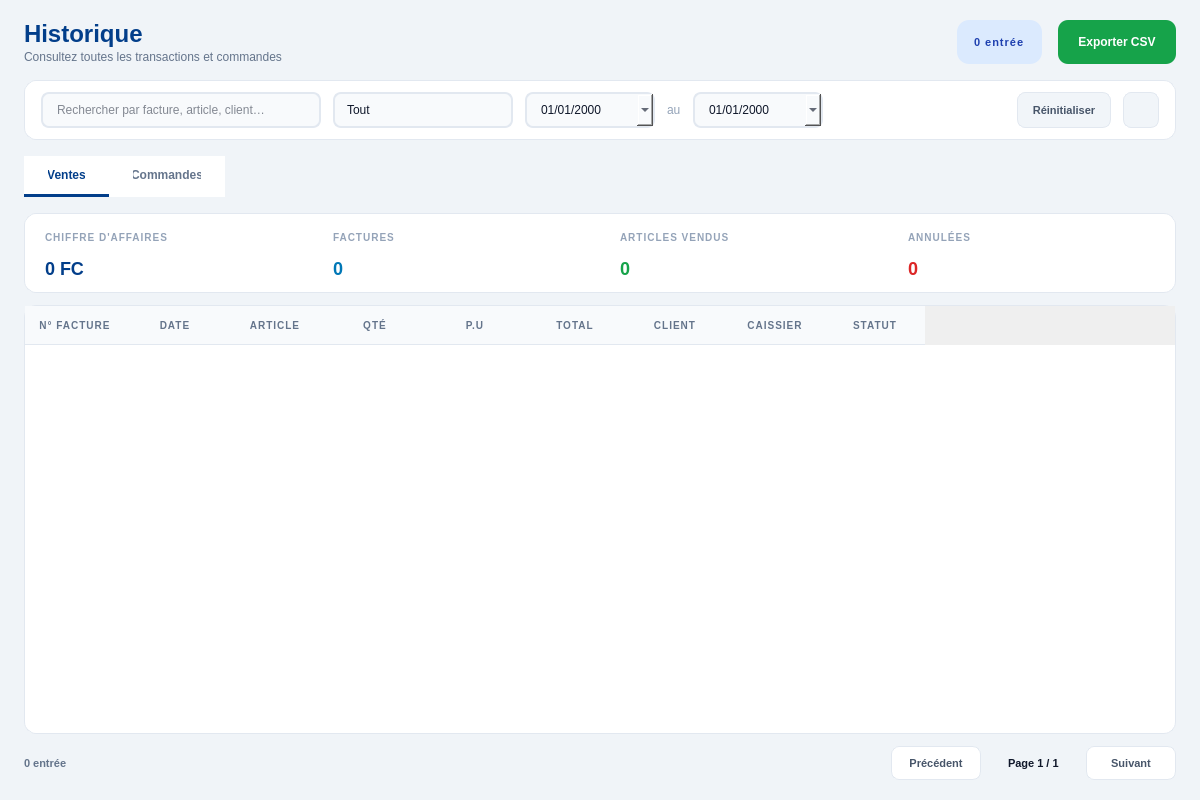
<?xml version="1.0" encoding="UTF-8"?>
<ui version="4.0">
 <class>PageHistorique</class>
 <widget class="QWidget" name="PageHistorique">
  <property name="geometry">
   <rect>
    <x>0</x>
    <y>0</y>
    <width>1200</width>
    <height>800</height>
   </rect>
  </property>
  <property name="styleSheet">
   <string notr="true">QWidget#PageHistorique { background: #f0f4f8; }
QWidget#PageHistorique QLabel { background: transparent; }</string>
  </property>
  <layout class="QVBoxLayout" name="mainLayout">
   <property name="spacing">
    <number>16</number>
   </property>
   <property name="leftMargin">
    <number>24</number>
   </property>
   <property name="topMargin">
    <number>20</number>
   </property>
   <property name="rightMargin">
    <number>24</number>
   </property>
   <property name="bottomMargin">
    <number>20</number>
   </property>
   <item>
    <layout class="QHBoxLayout" name="headerRow">
     <item>
      <layout class="QVBoxLayout" name="headerTitleBox">
       <property name="spacing">
        <number>2</number>
       </property>
       <item>
        <widget class="QLabel" name="lbl_title">
         <property name="styleSheet">
          <string notr="true">color: #023E8A; font-size: 24px; font-weight: 800; background: transparent;</string>
         </property>
         <property name="text">
          <string>Historique</string>
         </property>
        </widget>
       </item>
       <item>
        <widget class="QLabel" name="lbl_subtitle">
         <property name="styleSheet">
          <string notr="true">color: #64748b; font-size: 12px; background: transparent;</string>
         </property>
         <property name="text">
          <string>Consultez toutes les transactions et commandes</string>
         </property>
        </widget>
       </item>
      </layout>
     </item>
     <item>
      <spacer name="headerSpacer">
       <property name="orientation">
        <enum>Qt::Orientation::Horizontal</enum>
       </property>
       <property name="sizeHint" stdset="0">
        <size>
         <width>40</width>
         <height>20</height>
        </size>
       </property>
      </spacer>
     </item>
     <item>
      <widget class="QLabel" name="lbl_count_badge">
       <property name="styleSheet">
        <string notr="true">background: #dbeafe; color: #1e40af; font-size: 11px; font-weight: 800; padding: 8px 14px; border-radius: 12px; letter-spacing: 1px;</string>
       </property>
       <property name="text">
        <string>0 entrée</string>
       </property>
      </widget>
     </item>
     <item>
      <widget class="QPushButton" name="btn_export_csv">
       <property name="minimumSize">
        <size>
         <width>0</width>
         <height>44</height>
        </size>
       </property>
       <property name="cursor">
        <cursorShape>PointingHandCursor</cursorShape>
       </property>
       <property name="styleSheet">
        <string notr="true">QPushButton { background: #16A34A; color: #ffffff; border: none; border-radius: 10px; font-size: 12px; font-weight: 800; padding: 0 20px; }
QPushButton:hover { background: #15803d; }</string>
       </property>
       <property name="text">
        <string>Exporter CSV</string>
       </property>
       <property name="icon">
        <iconset resource="../Icon.qrc">
         <normaloff>:/Icon/Icons/download.svg</normaloff>:/Icon/Icons/download.svg</iconset>
       </property>
       <property name="iconSize">
        <size>
         <width>16</width>
         <height>16</height>
        </size>
       </property>
      </widget>
     </item>
    </layout>
   </item>
   <item>
    <widget class="QFrame" name="toolbar">
     <property name="minimumSize">
      <size>
       <width>0</width>
       <height>60</height>
      </size>
     </property>
     <property name="styleSheet">
      <string notr="true">QFrame#toolbar { background: #ffffff; border: 1px solid #e2e8f0; border-radius: 12px; }</string>
     </property>
     <layout class="QHBoxLayout" name="toolbarLayout">
      <property name="spacing">
       <number>12</number>
      </property>
      <property name="leftMargin">
       <number>16</number>
      </property>
      <property name="rightMargin">
       <number>16</number>
      </property>
      <item>
       <widget class="QLineEdit" name="inp_search">
        <property name="minimumSize">
         <size>
          <width>280</width>
          <height>36</height>
         </size>
        </property>
        <property name="styleSheet">
         <string notr="true">QLineEdit { background: #f8fafc; border: 1.5px solid #e2e8f0; border-radius: 8px; padding: 6px 12px; font-size: 12px; color: #0f172a; }
QLineEdit:focus { border-color: #0077B6; background: #ffffff; }</string>
        </property>
        <property name="placeholderText">
         <string>Rechercher par facture, article, client…</string>
        </property>
       </widget>
      </item>
      <item>
       <widget class="QComboBox" name="combo_periode">
        <property name="minimumSize">
         <size>
          <width>180</width>
          <height>36</height>
         </size>
        </property>
        <property name="styleSheet">
         <string notr="true">QComboBox { background: #f8fafc; border: 1.5px solid #e2e8f0; border-radius: 8px; padding: 6px 12px; font-size: 12px; color: #0f172a; }
QComboBox::drop-down { border: none; width: 24px; }
QComboBox QAbstractItemView { background: #ffffff; color: #0f172a; selection-background-color: #e0f2fe; selection-color: #0f172a; }
QComboBox::drop-down { border: none; width: 26px; }
QComboBox::down-arrow {
    image: url(:/Icon/Icons/chevron-down.svg);
    width: 12px; height: 12px;
}</string>
        </property>
        <item>
         <property name="text">
          <string>Tout</string>
         </property>
        </item>
        <item>
         <property name="text">
          <string>Aujourd'hui</string>
         </property>
        </item>
        <item>
         <property name="text">
          <string>7 derniers jours</string>
         </property>
        </item>
        <item>
         <property name="text">
          <string>30 derniers jours</string>
         </property>
        </item>
        <item>
         <property name="text">
          <string>3 derniers mois</string>
         </property>
        </item>
        <item>
         <property name="text">
          <string>Cette année</string>
         </property>
        </item>
        <item>
         <property name="text">
          <string>Personnalisé</string>
         </property>
        </item>
       </widget>
      </item>
      <item>
       <widget class="QDateEdit" name="date_debut">
        <property name="minimumSize">
         <size>
          <width>130</width>
          <height>36</height>
         </size>
        </property>
        <property name="visible">
         <bool>false</bool>
        </property>
        <property name="styleSheet">
         <string notr="true">QDateEdit { background: #f8fafc; border: 1.5px solid #e2e8f0; border-radius: 8px; padding: 6px 12px; font-size: 12px; color: #0f172a; }</string>
        </property>
        <property name="displayFormat">
         <string>dd/MM/yyyy</string>
        </property>
        <property name="calendarPopup">
         <bool>true</bool>
        </property>
       </widget>
      </item>
      <item>
       <widget class="QLabel" name="lbl_au">
        <property name="visible">
         <bool>false</bool>
        </property>
        <property name="styleSheet">
         <string notr="true">color: #94a3b8; font-size: 12px; background: transparent;</string>
        </property>
        <property name="text">
         <string>au</string>
        </property>
       </widget>
      </item>
      <item>
       <widget class="QDateEdit" name="date_fin">
        <property name="minimumSize">
         <size>
          <width>130</width>
          <height>36</height>
         </size>
        </property>
        <property name="visible">
         <bool>false</bool>
        </property>
        <property name="styleSheet">
         <string notr="true">QDateEdit { background: #f8fafc; border: 1.5px solid #e2e8f0; border-radius: 8px; padding: 6px 12px; font-size: 12px; color: #0f172a; }</string>
        </property>
        <property name="displayFormat">
         <string>dd/MM/yyyy</string>
        </property>
        <property name="calendarPopup">
         <bool>true</bool>
        </property>
       </widget>
      </item>
      <item>
       <spacer name="toolbarSpacer">
        <property name="orientation">
         <enum>Qt::Orientation::Horizontal</enum>
        </property>
        <property name="sizeHint" stdset="0">
         <size>
          <width>40</width>
          <height>20</height>
         </size>
        </property>
       </spacer>
      </item>
      <item>
       <widget class="QPushButton" name="btn_reset">
        <property name="minimumSize">
         <size>
          <width>0</width>
          <height>36</height>
         </size>
        </property>
        <property name="cursor">
         <cursorShape>PointingHandCursor</cursorShape>
        </property>
        <property name="styleSheet">
         <string notr="true">QPushButton { background: #f1f5f9; color: #475569; border: 1px solid #e2e8f0; border-radius: 8px; font-size: 11px; font-weight: 700; padding: 0 14px; }
QPushButton:hover { background: #e2e8f0; }</string>
        </property>
        <property name="text">
         <string>Réinitialiser</string>
        </property>
       </widget>
      </item>
      <item>
       <widget class="QPushButton" name="btn_refresh">
        <property name="minimumSize">
         <size>
          <width>36</width>
          <height>36</height>
         </size>
        </property>
        <property name="maximumSize">
         <size>
          <width>36</width>
          <height>36</height>
         </size>
        </property>
        <property name="cursor">
         <cursorShape>PointingHandCursor</cursorShape>
        </property>
        <property name="toolTip">
         <string>Rafraîchir</string>
        </property>
        <property name="styleSheet">
         <string notr="true">QPushButton { background: #f1f5f9; border: 1px solid #e2e8f0; border-radius: 8px; }
QPushButton:hover { background: #e2e8f0; }</string>
        </property>
        <property name="icon">
         <iconset resource="../Icon.qrc">
          <normaloff>:/Icon/Icons/refresh.svg</normaloff>:/Icon/Icons/refresh.svg</iconset>
        </property>
        <property name="iconSize">
         <size>
          <width>16</width>
          <height>16</height>
         </size>
        </property>
       </widget>
      </item>
     </layout>
    </widget>
   </item>
   <item>
    <widget class="QTabWidget" name="tabs">
     <property name="styleSheet">
      <string notr="true">QTabWidget::pane { background: #f0f4f8; border: none; }
QTabBar { background: #ffffff; }
QTabBar::tab { background: #ffffff; color: #64748b; padding: 12px 24px; font-size: 12px; font-weight: 700; border: none; border-bottom: 3px solid transparent; }
QTabBar::tab:selected { color: #023E8A; border-bottom: 3px solid #023E8A; }
QTabBar::tab:hover:!selected { color: #0077B6; }</string>
     </property>
     <property name="currentIndex">
      <number>0</number>
     </property>
     <widget class="QWidget" name="tab_ventes">
      <property name="styleSheet">
       <string notr="true">QWidget#tab_ventes { background: #f0f4f8; }</string>
      </property>
      <attribute name="title">
       <string>Ventes</string>
      </attribute>
      <layout class="QVBoxLayout" name="tabVentesLayout">
       <property name="spacing">
        <number>12</number>
       </property>
       <property name="leftMargin">
        <number>0</number>
       </property>
       <property name="topMargin">
        <number>16</number>
       </property>
       <property name="rightMargin">
        <number>0</number>
       </property>
       <property name="bottomMargin">
        <number>0</number>
       </property>
       <item>
        <widget class="QFrame" name="stats_ventes">
         <property name="minimumSize">
          <size>
           <width>0</width>
           <height>80</height>
          </size>
         </property>
         <property name="styleSheet">
          <string notr="true">QFrame#stats_ventes { background: #ffffff; border: 1px solid #e2e8f0; border-radius: 12px; }</string>
         </property>
         <layout class="QHBoxLayout" name="statsVentesLayout">
          <property name="spacing">
           <number>40</number>
          </property>
          <property name="leftMargin">
           <number>20</number>
          </property>
          <property name="rightMargin">
           <number>20</number>
          </property>
          <item>
           <layout class="QVBoxLayout" name="statCA">
            <property name="spacing">
             <number>2</number>
            </property>
            <item>
             <widget class="QLabel" name="lbl_ca_titre">
              <property name="styleSheet">
               <string notr="true">color: #94a3b8; font-size: 10px; font-weight: 800; letter-spacing: 1px; background: transparent;</string>
              </property>
              <property name="text">
               <string>CHIFFRE D'AFFAIRES</string>
              </property>
             </widget>
            </item>
            <item>
             <widget class="QLabel" name="lbl_ca_valeur">
              <property name="styleSheet">
               <string notr="true">color: #023E8A; font-size: 18px; font-weight: 800; background: transparent;</string>
              </property>
              <property name="text">
               <string>0 FC</string>
              </property>
             </widget>
            </item>
           </layout>
          </item>
          <item>
           <layout class="QVBoxLayout" name="statFact">
            <property name="spacing">
             <number>2</number>
            </property>
            <item>
             <widget class="QLabel" name="lbl_fact_titre">
              <property name="styleSheet">
               <string notr="true">color: #94a3b8; font-size: 10px; font-weight: 800; letter-spacing: 1px; background: transparent;</string>
              </property>
              <property name="text">
               <string>FACTURES</string>
              </property>
             </widget>
            </item>
            <item>
             <widget class="QLabel" name="lbl_fact_valeur">
              <property name="styleSheet">
               <string notr="true">color: #0077B6; font-size: 18px; font-weight: 800; background: transparent;</string>
              </property>
              <property name="text">
               <string>0</string>
              </property>
             </widget>
            </item>
           </layout>
          </item>
          <item>
           <layout class="QVBoxLayout" name="statArticles">
            <property name="spacing">
             <number>2</number>
            </property>
            <item>
             <widget class="QLabel" name="lbl_articles_titre">
              <property name="styleSheet">
               <string notr="true">color: #94a3b8; font-size: 10px; font-weight: 800; letter-spacing: 1px; background: transparent;</string>
              </property>
              <property name="text">
               <string>ARTICLES VENDUS</string>
              </property>
             </widget>
            </item>
            <item>
             <widget class="QLabel" name="lbl_articles_valeur">
              <property name="styleSheet">
               <string notr="true">color: #16A34A; font-size: 18px; font-weight: 800; background: transparent;</string>
              </property>
              <property name="text">
               <string>0</string>
              </property>
             </widget>
            </item>
           </layout>
          </item>
          <item>
           <layout class="QVBoxLayout" name="statAnnul">
            <property name="spacing">
             <number>2</number>
            </property>
            <item>
             <widget class="QLabel" name="lbl_annul_titre">
              <property name="styleSheet">
               <string notr="true">color: #94a3b8; font-size: 10px; font-weight: 800; letter-spacing: 1px; background: transparent;</string>
              </property>
              <property name="text">
               <string>ANNULÉES</string>
              </property>
             </widget>
            </item>
            <item>
             <widget class="QLabel" name="lbl_annul_valeur">
              <property name="styleSheet">
               <string notr="true">color: #DC2626; font-size: 18px; font-weight: 800; background: transparent;</string>
              </property>
              <property name="text">
               <string>0</string>
              </property>
             </widget>
            </item>
           </layout>
          </item>
         </layout>
        </widget>
       </item>
       <item>
        <widget class="QTableWidget" name="table_ventes">
         <property name="contextMenuPolicy">
          <enum>Qt::ContextMenuPolicy::CustomContextMenu</enum>
         </property>
         <property name="styleSheet">
          <string notr="true">QTableWidget { background: #ffffff; border: 1px solid #e2e8f0; border-radius: 12px; gridline-color: transparent; color: #0f172a; alternate-background-color: #f8fafc; }
QTableWidget::item { padding: 8px; border-bottom: 1px solid #f1f5f9; }
QTableWidget::item:selected { background: #e0f2fe; color: #0f172a; }
QHeaderView::section { background: #f8fafc; color: #64748b; padding: 10px; border: none; border-bottom: 1px solid #e2e8f0; font-size: 10px; font-weight: 800; letter-spacing: 1px; }</string>
         </property>
         <property name="editTriggers">
          <set>QAbstractItemView::EditTrigger::NoEditTriggers</set>
         </property>
         <property name="alternatingRowColors">
          <bool>true</bool>
         </property>
         <property name="selectionMode">
          <enum>QAbstractItemView::SelectionMode::SingleSelection</enum>
         </property>
         <property name="selectionBehavior">
          <enum>QAbstractItemView::SelectionBehavior::SelectRows</enum>
         </property>
         <property name="showGrid">
          <bool>false</bool>
         </property>
         <column>
          <property name="text">
           <string>N° FACTURE</string>
          </property>
         </column>
         <column>
          <property name="text">
           <string>DATE</string>
          </property>
         </column>
         <column>
          <property name="text">
           <string>ARTICLE</string>
          </property>
         </column>
         <column>
          <property name="text">
           <string>QTÉ</string>
          </property>
         </column>
         <column>
          <property name="text">
           <string>P.U</string>
          </property>
         </column>
         <column>
          <property name="text">
           <string>TOTAL</string>
          </property>
         </column>
         <column>
          <property name="text">
           <string>CLIENT</string>
          </property>
         </column>
         <column>
          <property name="text">
           <string>CAISSIER</string>
          </property>
         </column>
         <column>
          <property name="text">
           <string>STATUT</string>
          </property>
         </column>
        </widget>
       </item>
       <item>
        <layout class="QHBoxLayout" name="paginationVentesRow">
         <item>
          <widget class="QLabel" name="lbl_total_ventes">
           <property name="styleSheet">
            <string notr="true">color: #64748b; font-size: 11px; font-weight: 600; background: transparent;</string>
           </property>
           <property name="text">
            <string>0 entrée</string>
           </property>
          </widget>
         </item>
         <item>
          <spacer name="paginationVentesSpacer">
           <property name="orientation">
            <enum>Qt::Orientation::Horizontal</enum>
           </property>
           <property name="sizeHint" stdset="0">
            <size>
             <width>40</width>
             <height>20</height>
            </size>
           </property>
          </spacer>
         </item>
         <item>
          <widget class="QPushButton" name="btn_prev_v">
           <property name="minimumSize">
            <size>
             <width>90</width>
             <height>34</height>
            </size>
           </property>
           <property name="cursor">
            <cursorShape>PointingHandCursor</cursorShape>
           </property>
           <property name="styleSheet">
            <string notr="true">QPushButton { background: #ffffff; color: #475569; border: 1px solid #e2e8f0; border-radius: 8px; font-size: 11px; font-weight: 700; padding: 0 12px; }
QPushButton:hover { background: #f1f5f9; }
QPushButton:disabled { color: #cbd5e1; }</string>
           </property>
           <property name="text">
            <string>Précédent</string>
           </property>
           <property name="icon">
            <iconset resource="../Icon.qrc">
             <normaloff>:/Icon/Icons/chevron-left.svg</normaloff>:/Icon/Icons/chevron-left.svg</iconset>
           </property>
           <property name="iconSize">
            <size>
             <width>14</width>
             <height>14</height>
            </size>
           </property>
          </widget>
         </item>
         <item>
          <widget class="QLabel" name="lbl_page_v">
           <property name="styleSheet">
            <string notr="true">color: #0f172a; font-size: 11px; font-weight: 700; padding: 0 12px; background: transparent;</string>
           </property>
           <property name="text">
            <string>Page 1 / 1</string>
           </property>
          </widget>
         </item>
         <item>
          <widget class="QPushButton" name="btn_next_v">
           <property name="minimumSize">
            <size>
             <width>90</width>
             <height>34</height>
            </size>
           </property>
           <property name="cursor">
            <cursorShape>PointingHandCursor</cursorShape>
           </property>
           <property name="layoutDirection">
            <enum>Qt::LayoutDirection::RightToLeft</enum>
           </property>
           <property name="styleSheet">
            <string notr="true">QPushButton { background: #ffffff; color: #475569; border: 1px solid #e2e8f0; border-radius: 8px; font-size: 11px; font-weight: 700; padding: 0 12px; }
QPushButton:hover { background: #f1f5f9; }
QPushButton:disabled { color: #cbd5e1; }</string>
           </property>
           <property name="text">
            <string>Suivant</string>
           </property>
           <property name="icon">
            <iconset resource="../Icon.qrc">
             <normaloff>:/Icon/Icons/chevron-right.svg</normaloff>:/Icon/Icons/chevron-right.svg</iconset>
           </property>
           <property name="iconSize">
            <size>
             <width>14</width>
             <height>14</height>
            </size>
           </property>
          </widget>
         </item>
        </layout>
       </item>
      </layout>
     </widget>
     <widget class="QWidget" name="tab_commandes">
      <property name="styleSheet">
       <string notr="true">QWidget#tab_commandes { background: #f0f4f8; }</string>
      </property>
      <attribute name="title">
       <string>Commandes</string>
      </attribute>
      <layout class="QVBoxLayout" name="tabCommandesLayout">
       <property name="spacing">
        <number>12</number>
       </property>
       <property name="leftMargin">
        <number>0</number>
       </property>
       <property name="topMargin">
        <number>16</number>
       </property>
       <property name="rightMargin">
        <number>0</number>
       </property>
       <property name="bottomMargin">
        <number>0</number>
       </property>
       <item>
        <widget class="QTableWidget" name="table_commandes">
         <property name="styleSheet">
          <string notr="true">QTableWidget { background: #ffffff; border: 1px solid #e2e8f0; border-radius: 12px; gridline-color: transparent; color: #0f172a; alternate-background-color: #f8fafc; }
QTableWidget::item { padding: 8px; border-bottom: 1px solid #f1f5f9; }
QTableWidget::item:selected { background: #e0f2fe; color: #0f172a; }
QHeaderView::section { background: #f8fafc; color: #64748b; padding: 10px; border: none; border-bottom: 1px solid #e2e8f0; font-size: 10px; font-weight: 800; letter-spacing: 1px; }</string>
         </property>
         <property name="alternatingRowColors">
          <bool>true</bool>
         </property>
         <property name="selectionBehavior">
          <enum>QAbstractItemView::SelectionBehavior::SelectRows</enum>
         </property>
         <property name="showGrid">
          <bool>false</bool>
         </property>
         <column>
          <property name="text">
           <string>N° COMMANDE</string>
          </property>
         </column>
         <column>
          <property name="text">
           <string>DATE</string>
          </property>
         </column>
         <column>
          <property name="text">
           <string>ARTICLE</string>
          </property>
         </column>
         <column>
          <property name="text">
           <string>CATÉGORIE</string>
          </property>
         </column>
         <column>
          <property name="text">
           <string>QTÉ</string>
          </property>
         </column>
         <column>
          <property name="text">
           <string>P.U</string>
          </property>
         </column>
         <column>
          <property name="text">
           <string>TOTAL</string>
          </property>
         </column>
         <column>
          <property name="text">
           <string>FOURNISSEUR</string>
          </property>
         </column>
        </widget>
       </item>
       <item>
        <layout class="QHBoxLayout" name="paginationCommandesRow">
         <item>
          <widget class="QLabel" name="lbl_total_commandes">
           <property name="styleSheet">
            <string notr="true">color: #64748b; font-size: 11px; font-weight: 600; background: transparent;</string>
           </property>
           <property name="text">
            <string>0 entrée</string>
           </property>
          </widget>
         </item>
         <item>
          <spacer name="paginationCommandesSpacer">
           <property name="orientation">
            <enum>Qt::Orientation::Horizontal</enum>
           </property>
           <property name="sizeHint" stdset="0">
            <size>
             <width>40</width>
             <height>20</height>
            </size>
           </property>
          </spacer>
         </item>
         <item>
          <widget class="QPushButton" name="btn_prev_c">
           <property name="minimumSize">
            <size>
             <width>90</width>
             <height>34</height>
            </size>
           </property>
           <property name="cursor">
            <cursorShape>PointingHandCursor</cursorShape>
           </property>
           <property name="styleSheet">
            <string notr="true">QPushButton { background: #ffffff; color: #475569; border: 1px solid #e2e8f0; border-radius: 8px; font-size: 11px; font-weight: 700; padding: 0 12px; }
QPushButton:hover { background: #f1f5f9; }
QPushButton:disabled { color: #cbd5e1; }</string>
           </property>
           <property name="text">
            <string>Précédent</string>
           </property>
           <property name="icon">
            <iconset resource="../Icon.qrc">
             <normaloff>:/Icon/Icons/chevron-left.svg</normaloff>:/Icon/Icons/chevron-left.svg</iconset>
           </property>
           <property name="iconSize">
            <size>
             <width>14</width>
             <height>14</height>
            </size>
           </property>
          </widget>
         </item>
         <item>
          <widget class="QLabel" name="lbl_page_c">
           <property name="styleSheet">
            <string notr="true">color: #0f172a; font-size: 11px; font-weight: 700; padding: 0 12px; background: transparent;</string>
           </property>
           <property name="text">
            <string>Page 1 / 1</string>
           </property>
          </widget>
         </item>
         <item>
          <widget class="QPushButton" name="btn_next_c">
           <property name="minimumSize">
            <size>
             <width>90</width>
             <height>34</height>
            </size>
           </property>
           <property name="cursor">
            <cursorShape>PointingHandCursor</cursorShape>
           </property>
           <property name="layoutDirection">
            <enum>Qt::LayoutDirection::RightToLeft</enum>
           </property>
           <property name="styleSheet">
            <string notr="true">QPushButton { background: #ffffff; color: #475569; border: 1px solid #e2e8f0; border-radius: 8px; font-size: 11px; font-weight: 700; padding: 0 12px; }
QPushButton:hover { background: #f1f5f9; }
QPushButton:disabled { color: #cbd5e1; }</string>
           </property>
           <property name="text">
            <string>Suivant</string>
           </property>
           <property name="icon">
            <iconset resource="../Icon.qrc">
             <normaloff>:/Icon/Icons/chevron-right.svg</normaloff>:/Icon/Icons/chevron-right.svg</iconset>
           </property>
           <property name="iconSize">
            <size>
             <width>14</width>
             <height>14</height>
            </size>
           </property>
          </widget>
         </item>
        </layout>
       </item>
      </layout>
     </widget>
    </widget>
   </item>
  </layout>
 </widget>
 <resources>
  <include location="../Icon.qrc"/>
 </resources>
 <connections/>
</ui>
